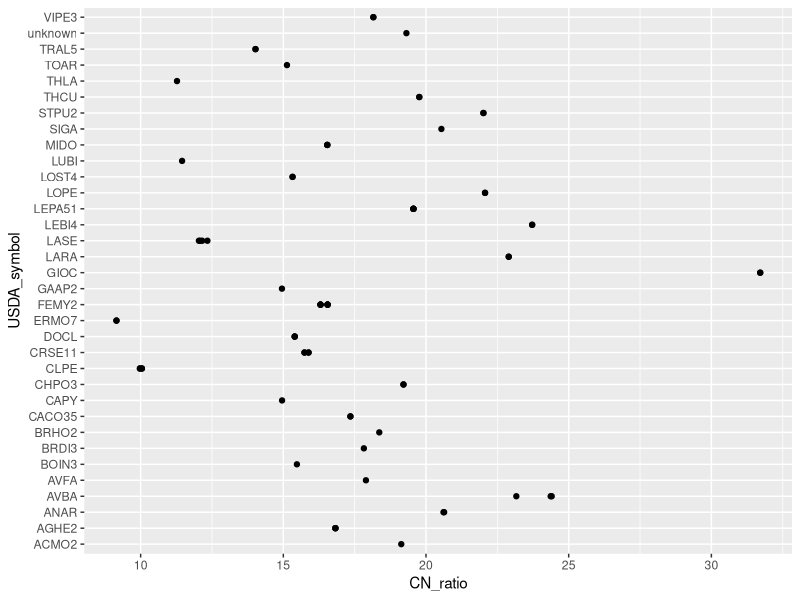
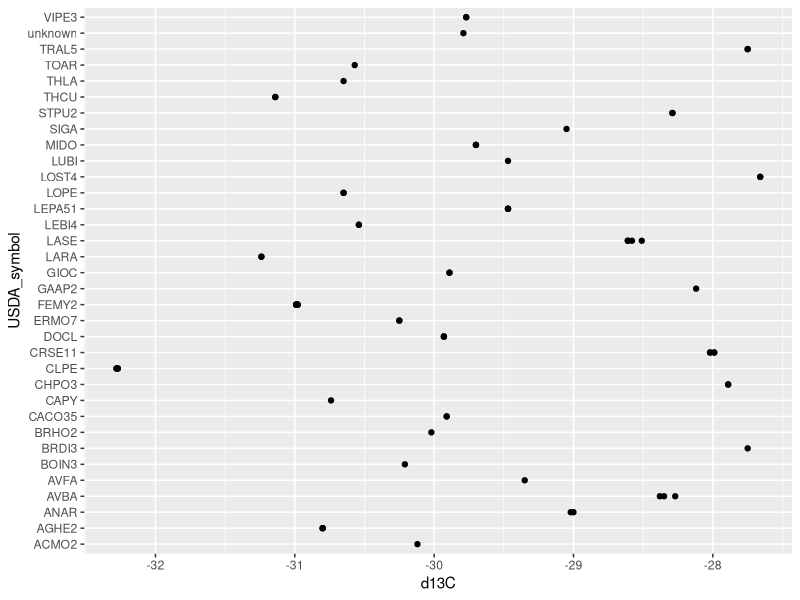
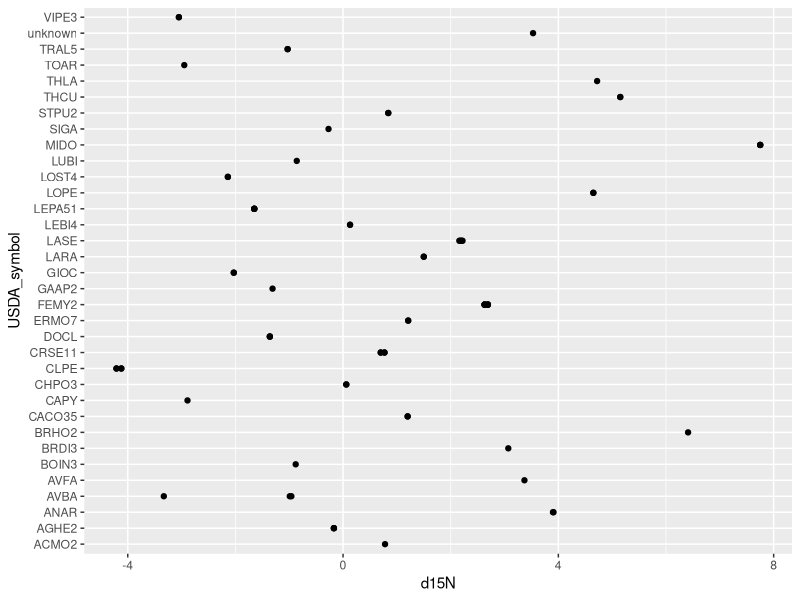
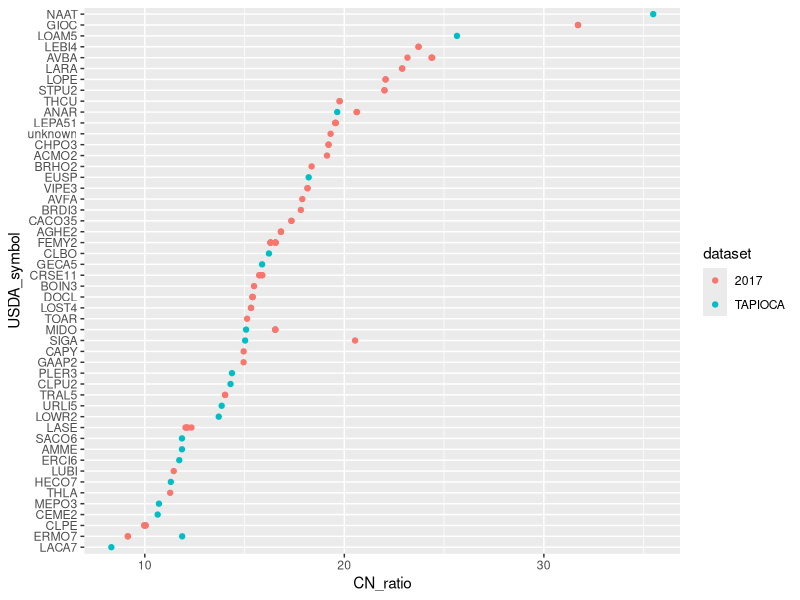
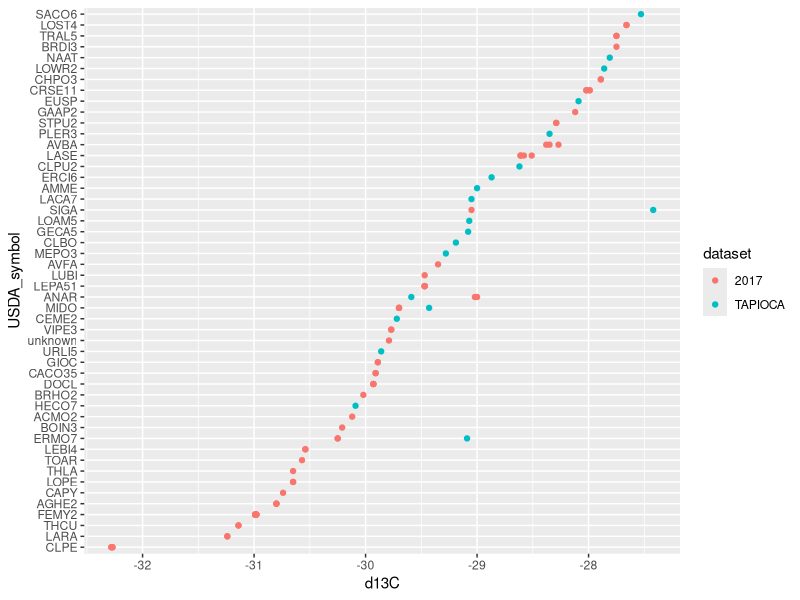
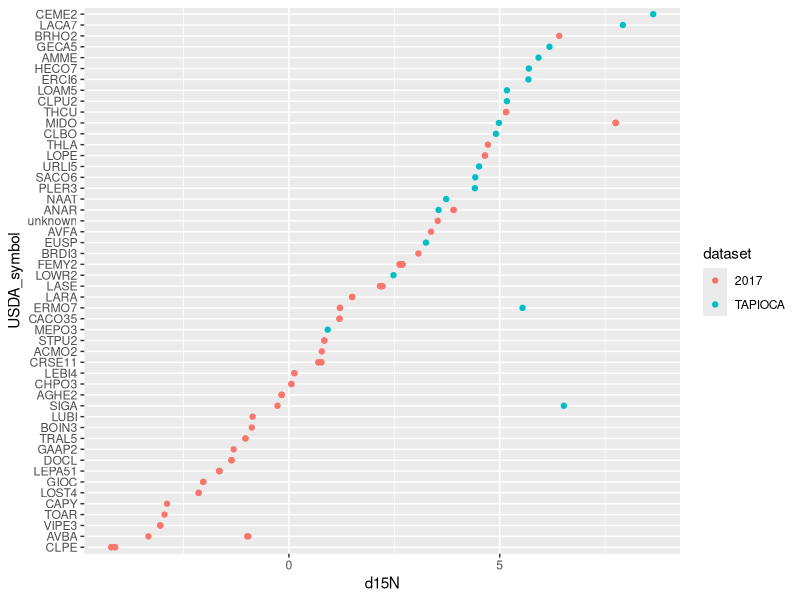
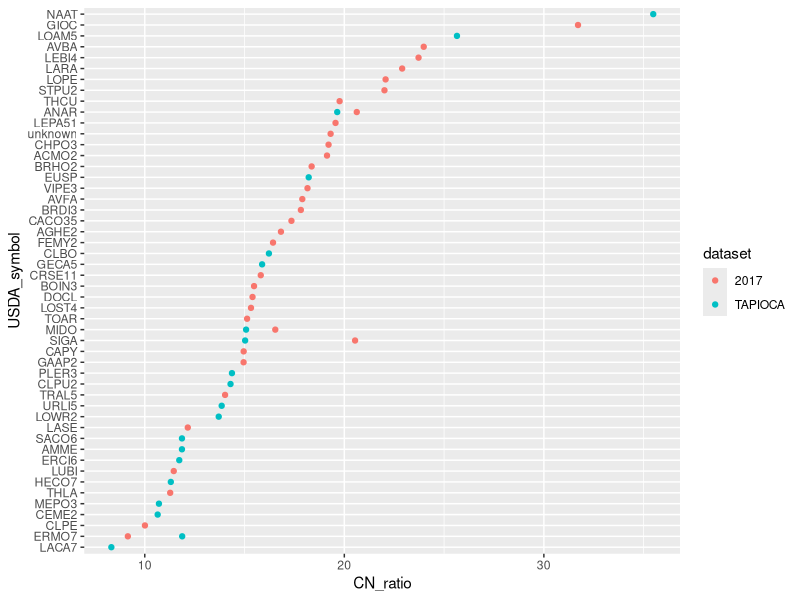

Recreate these plots in R, in order.
rm(list = ls())
library(tidyverse)

outfile <- 'data-raw/clean_isotopes.csv'
isotopes <- read_csv('data-raw/leaf_isotopes_2016.csv')
alias <- read_csv('data-raw/alias.csv')
old_traits <- read_csv('data-raw/old-data/tapioca_trait_averages.csv')

isotopes <- 
  isotopes %>% 
  mutate( species = ifelse( str_detect(species, 'LASE'), 'LASE', species)) %>% 
  mutate( species = ifelse( str_detect(species, 'AVBA'), 'AVBA', species)) %>%
  rename( 'USDA_symbol' = species,  
          'd13C' = `d 13C (‰)`, 
          'd15N' = `d 15N (‰)`, 
          'foliar_N' = percent_N) %>% 
  mutate( CN_ratio = percent_C/foliar_N)

isotopes <- 
  isotopes %>% 
  left_join(alias)

isotopes %>% ggplot( aes( x = USDA_symbol, y = CN_ratio)) + geom_point() + coord_flip()

isotopes %>% ggplot( aes( x = USDA_symbol, y = d13C)) + geom_point() + coord_flip()

isotopes %>% ggplot( aes( x = USDA_symbol, y = d15N)) + geom_point() + coord_flip()

old_isotopes <- 
  old_traits %>% 
  left_join(alias, by = c('species' = 'alias')) %>%
  select( USDA_symbol, foliar_N, CN_ratio, d15N, d13C) %>%
  mutate( dataset = 'TAPIOCA')
  
isotopes <- isotopes %>% 
  select(USDA_symbol, foliar_N, CN_ratio, d15N, d13C) %>% 
  mutate( dataset = '2017')

all_isotopes <- bind_rows(isotopes, old_isotopes)

isotopes$foliar_N
isotopes$CN_ratio

all_isotopes %>% 
  mutate( USDA_symbol = factor( USDA_symbol, levels = unique(USDA_symbol[order(CN_ratio)]), ordered = T)) %>% 
  ggplot( aes( x = USDA_symbol, y = CN_ratio, color = dataset)) + 
  geom_point() + 
  coord_flip() 

all_isotopes %>% 
  mutate( USDA_symbol = factor( USDA_symbol, levels = unique(USDA_symbol[order(d13C)]), ordered = T)) %>% 
  ggplot( aes( x = USDA_symbol, y = d13C, color = dataset)) + 
  geom_point() + 
  coord_flip()

all_isotopes %>% 
  mutate( USDA_symbol = factor( USDA_symbol, levels = unique(USDA_symbol[order(d15N)]), ordered = T)) %>% 
  ggplot( aes( x = USDA_symbol, y = d15N, color = dataset)) + 
  geom_point() + 
  coord_flip()

isotope_avgs <- 
  all_isotopes %>% 
  group_by(USDA_symbol, dataset) %>% 
  summarise( foliar_N = mean(foliar_N), 
             CN_ratio = mean(CN_ratio), 
             d15N = mean(d15N), 
             d13C = mean(d13C))

isotope_avgs %>% 
  ungroup() %>% 
  mutate( USDA_symbol = factor( USDA_symbol, levels = unique(USDA_symbol[order(CN_ratio)]), ordered = T)) %>% 
  ggplot( aes( x = USDA_symbol, y = CN_ratio, color = dataset)) + 
  geom_point() + 
  coord_flip() 



write_csv(isotope_avgs %>% 
            filter( dataset == '2017'), outfile)

